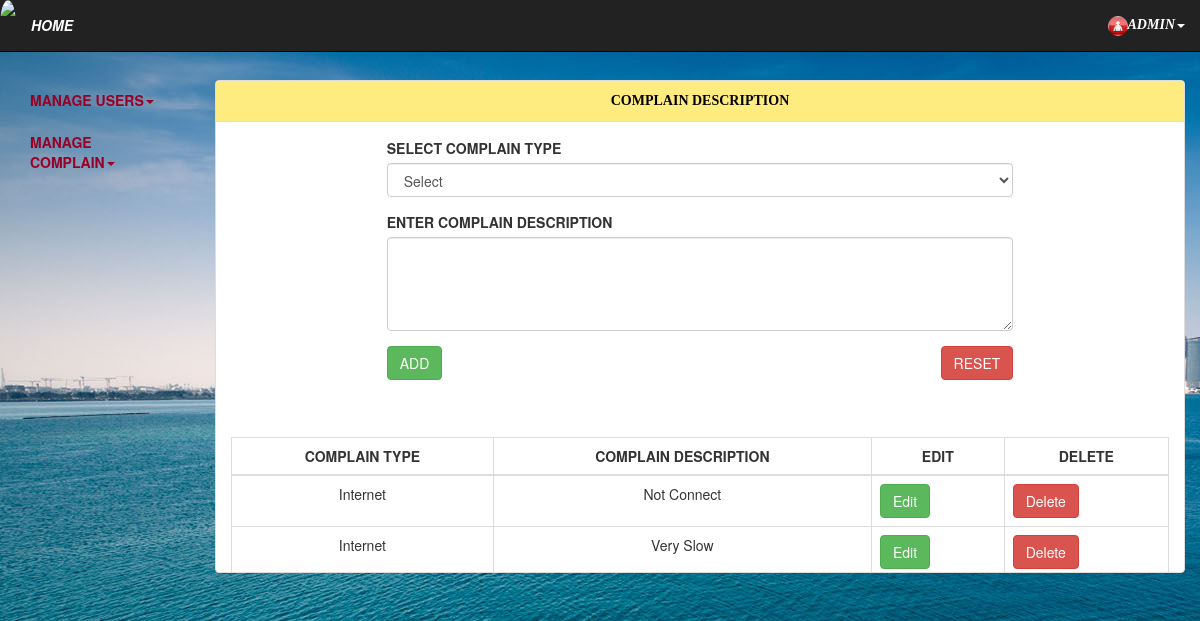
The page /complain_desc.php on the database its author committed.
### tables this page shows
CREATE TABLE `complain_desc` (
  `desc_id` int(11) NOT NULL,
  `desc_name` varchar(50) NOT NULL,
  `type_id` int(11) NOT NULL
);

CREATE TABLE `complain_type` (
  `type_id` int(11) NOT NULL,
  `type_name` varchar(50) NOT NULL
);

### complain_desc.php (the view, shortened to what this page needs)
<!doctype html>
<?php
include 'db_config.php';
?>
<html>
<head>
<link href="bootstrap/css/bootstrap.min.css" rel="stylesheet">
<link href="bootstrap/css/login1.css" rel="stylesheet">
</head>
<body data-spy="scroll" data-target="#myScrollspy" data-offset="15" style="overflow-y:scroll">
<nav class="navbar navbar-inverse navbar-fixed-top" style="border-radius:0px">
<div class="container-fluid">
<div class="navbar-header">
<a class="navbar-brand" href="#"><img src="logo3.png" height="100%" width="auto" class="img-circle"></a>
</div>
<ul class="nav navbar-nav">
<li><a href="admin_home.php"><strong><em>HOME</em></strong></a></li>
</ul>
<div class="collapse navbar-collapse">
<ul class="nav navbar-nav navbar-right">
<li class="dropdown">
<a class="dropdown-toggle" data-toggle="dropdown" href="#" style="font-family:georgia"><img src="admin3.jpg" class="img-circle"><strong><em>ADMIN</em></strong><span class="caret"></span></a>
</li>
</ul>
</div>
</div>
</nav>
<div class="row" style="padding-top:80px">
<div class="container-fluid">
<nav class="col-sm-2" id="myScrollspy">
<ul class="nav nav-pills nav-stacked" data-spy="affix" data-offset-top="205">
<li class="dropdown">
<a class="dropdown-toggle" id="1" href="#" style="color:#990026"><strong>MANAGE USERS</strong><span class="caret"></span></a>
</li>
<li class="dropdown">
<a class="dropdown-toggle" data-toggle="dropdown" id="2" href="#" style="color:#990026"><strong>MANAGE COMPLAIN</strong><span class="caret"></span></a>
</li>
</ul>
</nav>
<div class="col-sm-10">
<div class="panel panel-default">
<div class="panel-heading" style="font-family:georgia;color:black;background-color:#ffec80;"><div class="text-center"><strong>COMPLAIN DESCRIPTION</strong></div></div>
<div class="panel-body" style="max-height:450px;overflow-y:scroll;">
<div class="row">
<div class="col-lg-12">
</div>
</div>
<form role="form" method="post" action="<?php echo htmlspecialchars($_SERVER["PHP_SELF"]); ?>">
<div class="container center_div1">
<div class="form-group">
<label for="type_name">SELECT COMPLAIN TYPE</label>
<select class="form-control" id="type_id" name="type_id" required="required">
<option value="">Select</option>
</select>
</div>
<div class="form-group">
<label for="desc_name">ENTER COMPLAIN DESCRIPTION</label>
<textarea class="form-control" rows="4" id="desc_name" name="desc_name" required="required"></textarea>
</div>
<div class="form-group">
<button type="submit" name="submit" class="btn btn-success">ADD</button>
<button type="reset" value="RESET" class="btn btn-danger pull-right">RESET</button>
</div>
</div>
</form>
<br>
<div class="row">
<div class="col-lg-12">
</div>
</div>
<div class="row">
<div class="col-lg-12">
</div>
</div>
<br>
<div class="table-responsive">
<table class="table table-bordered">
<thead>
<tr>
<th class="text-center">COMPLAIN TYPE</th>
<th class="text-center">COMPLAIN DESCRIPTION</th>
<th class="text-center">EDIT</th>
<th class="text-center">DELETE</th>
</tr>
</thead>
<tbody>
<?php
$sql="select * from complain_desc inner join complain_type on complain_desc.type_id=complain_type.type_id";
$query=mysqli_query($conn,$sql);
foreach ($query as $tb){
?>
<tr>
<td class="text-center" ><?php echo $tb['type_name']; ?></td>
<td class="text-center" ><?php echo $tb['desc_name']; ?></td>
<td><button class="btn btn-success" data-toggle="modal" data-target="#editModal<?php echo $tb['desc_id']; ?>">Edit</button></td>
<td><a class="btn btn-danger" href="delete_desc.php?id=<?php echo $tb['desc_id']; ?>">Delete</a></td>
</tr>
<?php } ?>
</tbody>
</table>
</div>
</div>
</div>
</div>
</div>
</div>
</body>
</html>

### complain_desc.php (style rules this page uses)
body { background-image:url("bckg1.jpg"); }
.img-circle { height:20px; width:auto; }
.navbar-inverse .navbar-nav > li > a { color:white; }

### rows shown on the page
complain_desc: type.type_name "Internet", desc_name "Not Connect"
complain_desc: type.type_name "Internet", desc_name "Very Slow"
